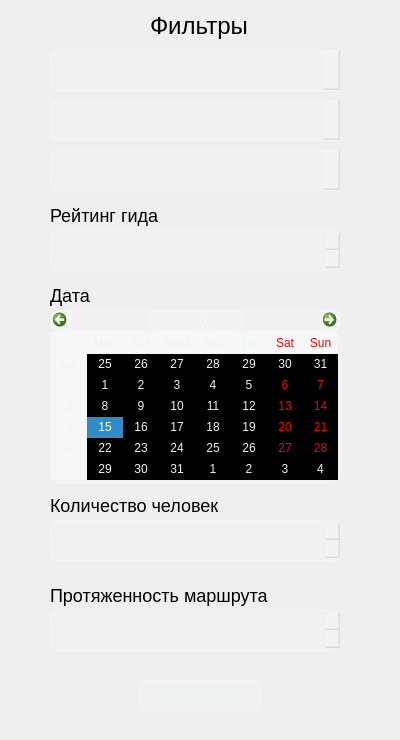
<?xml version="1.0" encoding="UTF-8"?>
<ui version="4.0">
 <class>Dialog</class>
 <widget class="QDialog" name="Dialog">
  <property name="geometry">
   <rect>
    <x>0</x>
    <y>0</y>
    <width>400</width>
    <height>740</height>
   </rect>
  </property>
  <property name="windowTitle">
   <string>Dialog</string>
  </property>
  <property name="styleSheet">
   <string notr="true">background-color: qlineargradient(spread:pad, x1:1, y1:1, x2:0, y2:0,
    stop:0 rgba(20, 65, 30, 255),
    stop:0.427447 rgba(35, 95, 55, 235),
    stop:1 rgba(110, 160, 90, 255));</string>
  </property>
  <widget class="QLabel" name="label">
   <property name="geometry">
    <rect>
     <x>150</x>
     <y>10</y>
     <width>101</width>
     <height>31</height>
    </rect>
   </property>
   <property name="styleSheet">
    <string notr="true">background-color: none;
font-size: 24px;</string>
   </property>
   <property name="text">
    <string>Фильтры</string>
   </property>
  </widget>
  <widget class="QComboBox" name="comboBox">
   <property name="geometry">
    <rect>
     <x>50</x>
     <y>50</y>
     <width>291</width>
     <height>41</height>
    </rect>
   </property>
   <property name="styleSheet">
    <string notr="true">background-color: rgba(255, 255, 255, 0.15);
color: rgb(235, 245, 235);
border: 1px solid rgba(255, 255, 255, 0.35);
border-radius: 8px</string>
   </property>
   <property name="placeholderText">
    <string>Тип тура:</string>
   </property>
  </widget>
  <widget class="QComboBox" name="comboBox_2">
   <property name="geometry">
    <rect>
     <x>50</x>
     <y>100</y>
     <width>291</width>
     <height>41</height>
    </rect>
   </property>
   <property name="styleSheet">
    <string notr="true">background-color: rgba(255, 255, 255, 0.15);
color: rgb(235, 245, 235);
border: 1px solid rgba(255, 255, 255, 0.35);
border-radius: 8px</string>
   </property>
   <property name="placeholderText">
    <string>Сложность тура:</string>
   </property>
  </widget>
  <widget class="QComboBox" name="comboBox_3">
   <property name="geometry">
    <rect>
     <x>50</x>
     <y>150</y>
     <width>291</width>
     <height>41</height>
    </rect>
   </property>
   <property name="styleSheet">
    <string notr="true">background-color: rgba(255, 255, 255, 0.15);
color: rgb(235, 245, 235);
border: 1px solid rgba(255, 255, 255, 0.35);
border-radius: 8px</string>
   </property>
   <property name="placeholderText">
    <string>Гид:</string>
   </property>
  </widget>
  <widget class="QSpinBox" name="spinBox">
   <property name="geometry">
    <rect>
     <x>50</x>
     <y>230</y>
     <width>291</width>
     <height>41</height>
    </rect>
   </property>
   <property name="styleSheet">
    <string notr="true">background-color: rgba(255, 255, 255, 0.15);
color: rgb(235, 245, 235);
border: 1px solid rgba(255, 255, 255, 0.35);
border-radius: 8px</string>
   </property>
  </widget>
  <widget class="QLabel" name="label_2">
   <property name="geometry">
    <rect>
     <x>50</x>
     <y>200</y>
     <width>111</width>
     <height>31</height>
    </rect>
   </property>
   <property name="styleSheet">
    <string notr="true">background-color: none;
font-size: 18px;</string>
   </property>
   <property name="text">
    <string>Рейтинг гида</string>
   </property>
  </widget>
  <widget class="QLabel" name="label_3">
   <property name="geometry">
    <rect>
     <x>50</x>
     <y>280</y>
     <width>111</width>
     <height>31</height>
    </rect>
   </property>
   <property name="styleSheet">
    <string notr="true">background-color: none;
font-size: 18px;</string>
   </property>
   <property name="text">
    <string>Дата</string>
   </property>
  </widget>
  <widget class="QCalendarWidget" name="calendarWidget">
   <property name="geometry">
    <rect>
     <x>50</x>
     <y>310</y>
     <width>291</width>
     <height>173</height>
    </rect>
   </property>
   <property name="styleSheet">
    <string notr="true">background-color: rgba(255, 255, 255, 0.15);
color: rgb(235, 245, 235);
border: 1px solid rgba(255, 255, 255, 0.35);
border-radius: 8px</string>
   </property>
  </widget>
  <widget class="QLabel" name="label_4">
   <property name="geometry">
    <rect>
     <x>50</x>
     <y>490</y>
     <width>171</width>
     <height>31</height>
    </rect>
   </property>
   <property name="styleSheet">
    <string notr="true">background-color: none;
font-size: 18px;</string>
   </property>
   <property name="text">
    <string>Количество человек</string>
   </property>
  </widget>
  <widget class="QSpinBox" name="spinBox_2">
   <property name="geometry">
    <rect>
     <x>50</x>
     <y>520</y>
     <width>291</width>
     <height>41</height>
    </rect>
   </property>
   <property name="styleSheet">
    <string notr="true">background-color: rgba(255, 255, 255, 0.15);
color: rgb(235, 245, 235);
border: 1px solid rgba(255, 255, 255, 0.35);
border-radius: 8px</string>
   </property>
  </widget>
  <widget class="QLabel" name="label_5">
   <property name="geometry">
    <rect>
     <x>50</x>
     <y>580</y>
     <width>221</width>
     <height>31</height>
    </rect>
   </property>
   <property name="styleSheet">
    <string notr="true">background-color: none;
font-size: 18px;</string>
   </property>
   <property name="text">
    <string>Протяженность маршрута</string>
   </property>
  </widget>
  <widget class="QSpinBox" name="spinBox_3">
   <property name="geometry">
    <rect>
     <x>50</x>
     <y>610</y>
     <width>291</width>
     <height>41</height>
    </rect>
   </property>
   <property name="styleSheet">
    <string notr="true">background-color: rgba(255, 255, 255, 0.15);
color: rgb(235, 245, 235);
border: 1px solid rgba(255, 255, 255, 0.35);
border-radius: 8px</string>
   </property>
  </widget>
  <widget class="QPushButton" name="pushButton_Login">
   <property name="geometry">
    <rect>
     <x>140</x>
     <y>680</y>
     <width>121</width>
     <height>31</height>
    </rect>
   </property>
   <property name="styleSheet">
    <string notr="true">background-color: rgba(255, 255, 255, 0.15);
color: rgb(235, 245, 235);
border: 1px solid rgba(255, 255, 255, 0.35);
border-radius: 8px;
font-size: 16px;</string>
   </property>
   <property name="text">
    <string>Применить</string>
   </property>
  </widget>
 </widget>
 <resources/>
 <connections/>
</ui>
